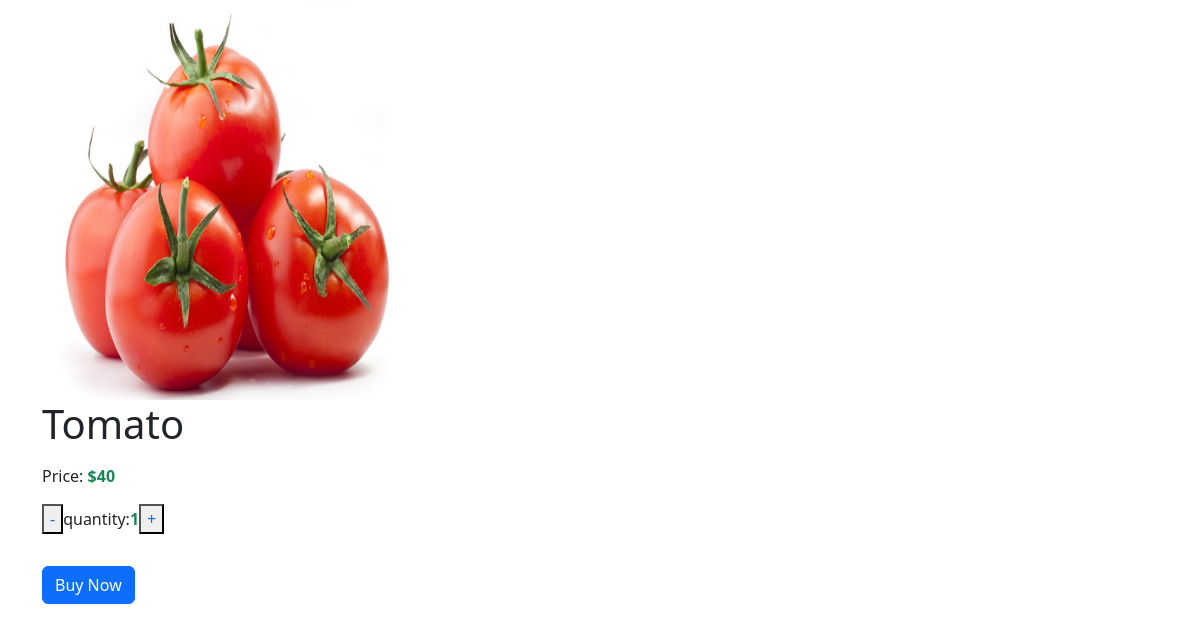
The app's page /view_cart (signed in) with its own data.
### gm_app/models.py (models this page shows)
class Cart(models.Model):
    product=models.ForeignKey(Product,on_delete=models.CASCADE)
    user=models.ForeignKey(User,on_delete=models.CASCADE)
    qty=models.IntegerField()

class Product(models.Model):
    pid=models.TextField()
    name=models.TextField()
    dis=models.TextField()
    offer_price=models.IntegerField()
    price=models.IntegerField()
    stock=models.IntegerField()
    category=models.ForeignKey(Category,on_delete=models.CASCADE)
    img=models.FileField()

### gm_app/views.py (the view)
# urls.py: path('view_cart',views.view_cart),
def view_cart(req):
    user=User.objects.get(username=req.session['user'])
    data=Cart.objects.filter(user=user)
    return render(req,'user/cart.html',{'cart':data})

### templates/user/cart.html (shortened to what this page needs)
<!DOCTYPE html>
<html lang="en">
<head>
    <link href="https://cdn.jsdelivr.net/npm/bootstrap@5.3.3/dist/css/bootstrap.min.css" rel="stylesheet">
</head>
<body>
    <div class="container">
        <div class="row">
            {% for i in cart %}
            <div class="col-lg-12">
                <img src="{{i.product.img.url}}" style="width: 400px; height: 400px;" alt="">
                <div class="col-lg-7">
                    <h1 class="mb-3">{{ i.product.name }}</h1>
                    <p>Price: <span class="text-success fw-bold">${{i.product.offer_price}}</span></p>
                    <p><button><a href="qty_dec/{{i.pk}}" style="text-decoration: none;">-</a></button>quantity:<span class="text-success fw-bold">{{i.qty}}</span><button><a href="qty_in/{{i.pk}}" style="text-decoration: none;">+</a></button></p>
                    <a href="cart_pro_buy/{{i.pk}}"><button class="btn btn-primary mt-3">Buy Now</button></a>
                </div>
            </div>
            {% endfor %}
        </div>
       </div>
</html>

### records on screen
Cart: product.img (picture), product.name "Tomato", product.offer_price "40", qty "1"
